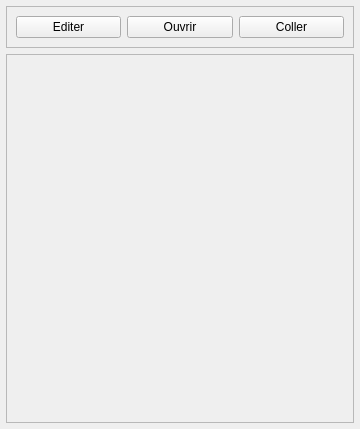
<?xml version="1.0" encoding="UTF-8"?>
<ui version="4.0">
 <class>Form</class>
 <widget class="QWidget" name="Form">
  <property name="geometry">
   <rect>
    <x>0</x>
    <y>0</y>
    <width>344</width>
    <height>429</height>
   </rect>
  </property>
  <property name="windowTitle">
   <string>Form</string>
  </property>
  <layout class="QVBoxLayout" name="verticalLayout" stretch="0">
   <property name="leftMargin">
    <number>3</number>
   </property>
   <property name="topMargin">
    <number>3</number>
   </property>
   <property name="rightMargin">
    <number>3</number>
   </property>
   <property name="bottomMargin">
    <number>3</number>
   </property>
   <item>
    <widget class="QStackedWidget" name="stackedWidget">
     <property name="currentIndex">
      <number>1</number>
     </property>
     <widget class="QWidget" name="page">
      <layout class="QVBoxLayout" name="verticalLayout_3" stretch="1,0,1,10">
       <property name="leftMargin">
        <number>3</number>
       </property>
       <property name="topMargin">
        <number>3</number>
       </property>
       <property name="rightMargin">
        <number>3</number>
       </property>
       <property name="bottomMargin">
        <number>3</number>
       </property>
       <item>
        <widget class="QFrame" name="frame">
         <property name="frameShape">
          <enum>QFrame::StyledPanel</enum>
         </property>
         <property name="frameShadow">
          <enum>QFrame::Raised</enum>
         </property>
         <layout class="QGridLayout" name="gridLayout">
          <property name="leftMargin">
           <number>0</number>
          </property>
          <property name="topMargin">
           <number>0</number>
          </property>
          <property name="rightMargin">
           <number>0</number>
          </property>
          <property name="bottomMargin">
           <number>0</number>
          </property>
          <item row="3" column="0">
           <widget class="QLabel" name="label">
            <property name="text">
             <string>Date</string>
            </property>
           </widget>
          </item>
          <item row="1" column="0">
           <widget class="QLabel" name="label_5">
            <property name="text">
             <string>&lt;html&gt;&lt;head/&gt;&lt;body&gt;&lt;p&gt;&lt;span style=&quot; font-weight:600;&quot;&gt;Fichier&lt;/span&gt;&lt;/p&gt;&lt;/body&gt;&lt;/html&gt;</string>
            </property>
           </widget>
          </item>
          <item row="1" column="1">
           <widget class="QLineEdit" name="lineEdit_file"/>
          </item>
          <item row="1" column="2">
           <widget class="QPushButton" name="pushButton_chooseph">
            <property name="maximumSize">
             <size>
              <width>30</width>
              <height>16777215</height>
             </size>
            </property>
            <property name="text">
             <string>...</string>
            </property>
           </widget>
          </item>
          <item row="3" column="1" colspan="2">
           <widget class="QDateTimeEdit" name="dateTimeEdit_date">
            <property name="specialValueText">
             <string/>
            </property>
            <property name="calendarPopup">
             <bool>true</bool>
            </property>
           </widget>
          </item>
         </layout>
        </widget>
       </item>
       <item>
        <widget class="QFrame" name="frame_num_photo">
         <property name="frameShape">
          <enum>QFrame::StyledPanel</enum>
         </property>
         <property name="frameShadow">
          <enum>QFrame::Raised</enum>
         </property>
         <layout class="QGridLayout" name="gridLayout_3" columnstretch="1,10,1,1,0">
          <property name="leftMargin">
           <number>3</number>
          </property>
          <property name="topMargin">
           <number>3</number>
          </property>
          <property name="rightMargin">
           <number>3</number>
          </property>
          <property name="bottomMargin">
           <number>3</number>
          </property>
          <item row="0" column="2">
           <widget class="QToolButton" name="toolButton_photoplus">
            <property name="text">
             <string>+</string>
            </property>
           </widget>
          </item>
          <item row="0" column="1">
           <widget class="QSpinBox" name="spinBox_numphoto">
            <property name="minimum">
             <number>-1</number>
            </property>
            <property name="maximum">
             <number>9999999</number>
            </property>
           </widget>
          </item>
          <item row="0" column="0">
           <widget class="QLabel" name="label_2">
            <property name="text">
             <string>Numero photo</string>
            </property>
           </widget>
          </item>
          <item row="0" column="3">
           <widget class="QToolButton" name="toolButton_photomoins">
            <property name="text">
             <string>-</string>
            </property>
           </widget>
          </item>
          <item row="0" column="4">
           <widget class="QToolButton" name="toolButton_calc">
            <property name="text">
             <string>...</string>
            </property>
           </widget>
          </item>
         </layout>
        </widget>
       </item>
       <item>
        <widget class="QFrame" name="frame_2">
         <property name="frameShape">
          <enum>QFrame::StyledPanel</enum>
         </property>
         <property name="frameShadow">
          <enum>QFrame::Raised</enum>
         </property>
         <layout class="QHBoxLayout" name="horizontalLayout_2">
          <property name="leftMargin">
           <number>0</number>
          </property>
          <property name="topMargin">
           <number>0</number>
          </property>
          <property name="rightMargin">
           <number>0</number>
          </property>
          <property name="bottomMargin">
           <number>0</number>
          </property>
          <item>
           <widget class="QPushButton" name="pushButton_lastph">
            <property name="text">
             <string>Derniere</string>
            </property>
           </widget>
          </item>
          <item>
           <widget class="QPushButton" name="pushButton_openph">
            <property name="text">
             <string>Voir</string>
            </property>
           </widget>
          </item>
          <item>
           <widget class="QPushButton" name="pushButton_defaultphoto">
            <property name="text">
             <string>Définir comme photo principale</string>
            </property>
           </widget>
          </item>
         </layout>
        </widget>
       </item>
       <item>
        <widget class="QFrame" name="frame_ph">
         <property name="frameShape">
          <enum>QFrame::StyledPanel</enum>
         </property>
         <property name="frameShadow">
          <enum>QFrame::Raised</enum>
         </property>
         <layout class="QVBoxLayout" name="verticalLayout_2"/>
        </widget>
       </item>
      </layout>
     </widget>
     <widget class="QWidget" name="page_2">
      <layout class="QVBoxLayout" name="verticalLayout_4" stretch="1,10">
       <property name="leftMargin">
        <number>3</number>
       </property>
       <property name="topMargin">
        <number>3</number>
       </property>
       <property name="rightMargin">
        <number>3</number>
       </property>
       <property name="bottomMargin">
        <number>3</number>
       </property>
       <item>
        <widget class="QFrame" name="frame_editing">
         <property name="frameShape">
          <enum>QFrame::StyledPanel</enum>
         </property>
         <property name="frameShadow">
          <enum>QFrame::Raised</enum>
         </property>
         <layout class="QGridLayout" name="gridLayout_2">
          <item row="0" column="1">
           <widget class="QPushButton" name="pushButton_open">
            <property name="text">
             <string>Ouvrir</string>
            </property>
           </widget>
          </item>
          <item row="0" column="0">
           <widget class="QPushButton" name="pushButton_edit">
            <property name="text">
             <string>Editer</string>
            </property>
           </widget>
          </item>
          <item row="0" column="2">
           <widget class="QPushButton" name="pushButton_getfromclipboard">
            <property name="text">
             <string>Coller</string>
            </property>
           </widget>
          </item>
         </layout>
        </widget>
       </item>
       <item>
        <widget class="QFrame" name="frame_cr">
         <property name="frameShape">
          <enum>QFrame::StyledPanel</enum>
         </property>
         <property name="frameShadow">
          <enum>QFrame::Raised</enum>
         </property>
         <layout class="QVBoxLayout" name="verticalLayout_5"/>
        </widget>
       </item>
      </layout>
     </widget>
    </widget>
   </item>
  </layout>
 </widget>
 <resources/>
 <connections/>
</ui>
